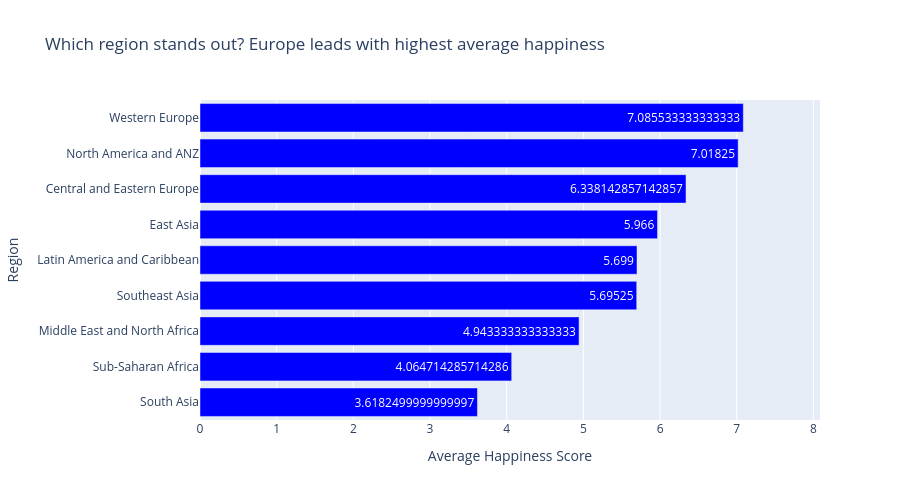

The code cell stored with this chart in its notebook:
### Code cell
# Creating horizontal bar chart
fig =px.bar(
    region_avg,
    x='Happiness_Score',
    y='Region',
    orientation='h',
    text='Happiness_Score',
    title='Which region stands out? Europe leads with highest average happiness'
)

fig.update_layout(
    xaxis_title='Average Happiness Score',
    yaxis_title='Region',
    height=500,
    xaxis=dict(range=[0, region_avg['Happiness_Score'].max() + 1]) 
)

fig.update_traces(marker_color='Blue')

fig.show()

### Figure 1 — Plotly figure (JSON) as saved in the notebook; plotly's stock layout.template omitted (floating-point values rounded to 4 significant figures)
{"data": [{"hovertemplate": "Happiness_Score=%{text}<br>Region=%{y}<extra></extra>", "legendgroup": "", "marker": {"color": "Blue", "pattern": {"shape": ""}}, "name": "", "orientation": "h", "showlegend": false, "text": [3.618, 4.065, 4.943, 5.695, 5.699, 5.966, 6.338, 7.018, 7.086], "textposition": "auto", "type": "bar", "x": [3.618, 4.065, 4.943, 5.695, 5.699, 5.966, 6.338, 7.018, 7.086], "xaxis": "x", "y": ["South Asia", "Sub-Saharan Africa", "Middle East and North Africa", "Southeast Asia", "Latin America and Caribbean", "East Asia", "Central and Eastern Europe", "North America and ANZ", "Western Europe"], "yaxis": "y"}], "layout": {"barmode": "relative", "height": 500, "legend": {"tracegroupgap": 0}, "title": {"text": "Which region stands out? Europe leads with highest average happiness"}, "xaxis": {"anchor": "y", "domain": [0, 1], "range": [0, 8.086], "title": {"text": "Average Happiness Score"}}, "yaxis": {"anchor": "x", "domain": [0, 1], "title": {"text": "Region"}}}}
